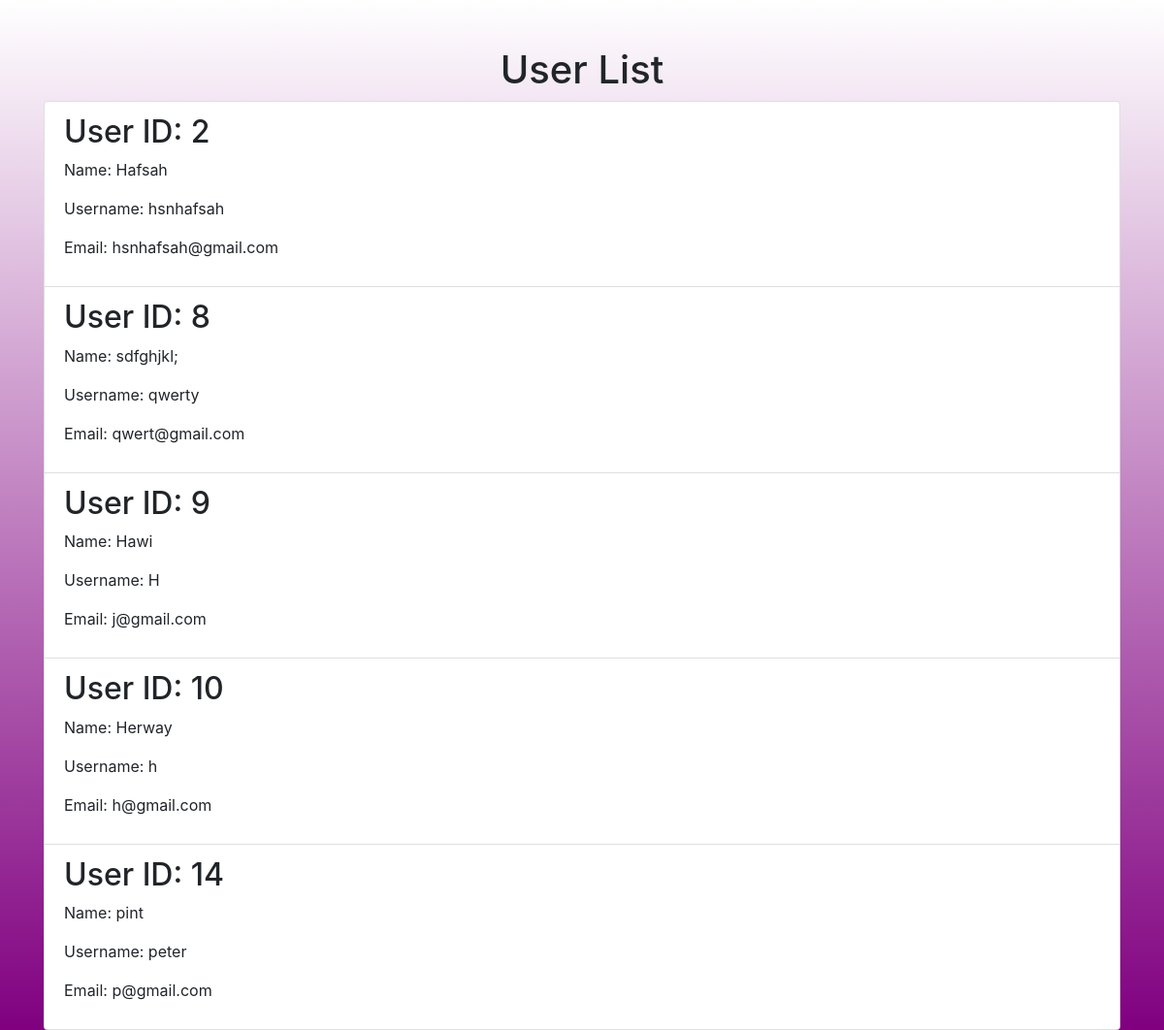
The page /viewUsers.php on the database its author committed.
### tables this page shows
CREATE TABLE `info` (
  `username` varchar(200) NOT NULL,
  `name` varchar(200) NOT NULL,
  `id` int(20) NOT NULL,
  `email` varchar(300) NOT NULL,
  `password` varchar(64) NOT NULL
);

### connect/connect.php (called while the page is built, shortened)
<?php
class Database
{
    public function connect()
    {
        $dbHost = 'localhost';
        $dbName = 'users_db';
        $dbUser = 'root';
        $dbPass = '';
        try {
            $conn = new PDO("mysql:host=$dbHost;dbname=$dbName", $dbUser, $dbPass);
            $conn->setAttribute(PDO::ATTR_ERRMODE, PDO::ERRMODE_EXCEPTION);
            return $conn;
        } catch (PDOException $e) {
            die("Database connection failed: " . $e->getMessage());
        }
    }
}

### viewUsers.php (the view, shortened to what this page needs)
<!DOCTYPE html>
<html lang="en">
<head>
    <link href="https://maxcdn.bootstrapcdn.com/bootstrap/4.5.2/css/bootstrap.min.css" rel="stylesheet">
</head>
<body>
    <div class="container mt-5">
    <h1 class="text-center">User List</h1>
        <?php
        require_once 'connect/connect.php';
        class ViewUsers extends Database {
            public function getUsers() {
                $query = 'SELECT * FROM info';
                $stmt = $this->connect()->prepare($query);
                $stmt->execute();
                return $stmt->fetchAll(PDO::FETCH_ASSOC);
            }
            public function displayUsers() {
                $users = $this->getUsers();
                if (!empty($users)) {
                    echo '<ul class="list-group">';
                    foreach ($users as $user) {
                        echo '<li class="list-group-item">';
                        echo '<h2>User ID: ' . $user['id'] . '</h2>';
                        echo '<p>Name: ' . $user['name'] . '</p>';
                        echo '<p>Username: ' . $user['username'] . '</p>';
                        echo '<p>Email: ' . $user['email'] . '</p>';
                        echo '</li>';
                    }
                    echo '</ul>';
                } else {
                    echo '<p>No users found.</p>';
                }
            }
        }
        $viewUsers = new ViewUsers();
        $viewUsers->displayUsers();
        ?>
    </div>
</body>
</html>

### viewUsers.php (style rules this page uses)
body { background: linear-gradient(to bottom, white, purple); }

### rows shown on the page
info: id "2", name "Hafsah", username "hsnhafsah", email "hsnhafsah@gmail.com"
info: id "8", name "sdfghjkl;", username "qwerty", email "qwert@gmail.com"
info: id "9", name "Hawi", username "H", email "j@gmail.com"
info: id "10", name "Herway", username "h", email "h@gmail.com"
info: id "14", name "pint", username "peter", email "p@gmail.com"
